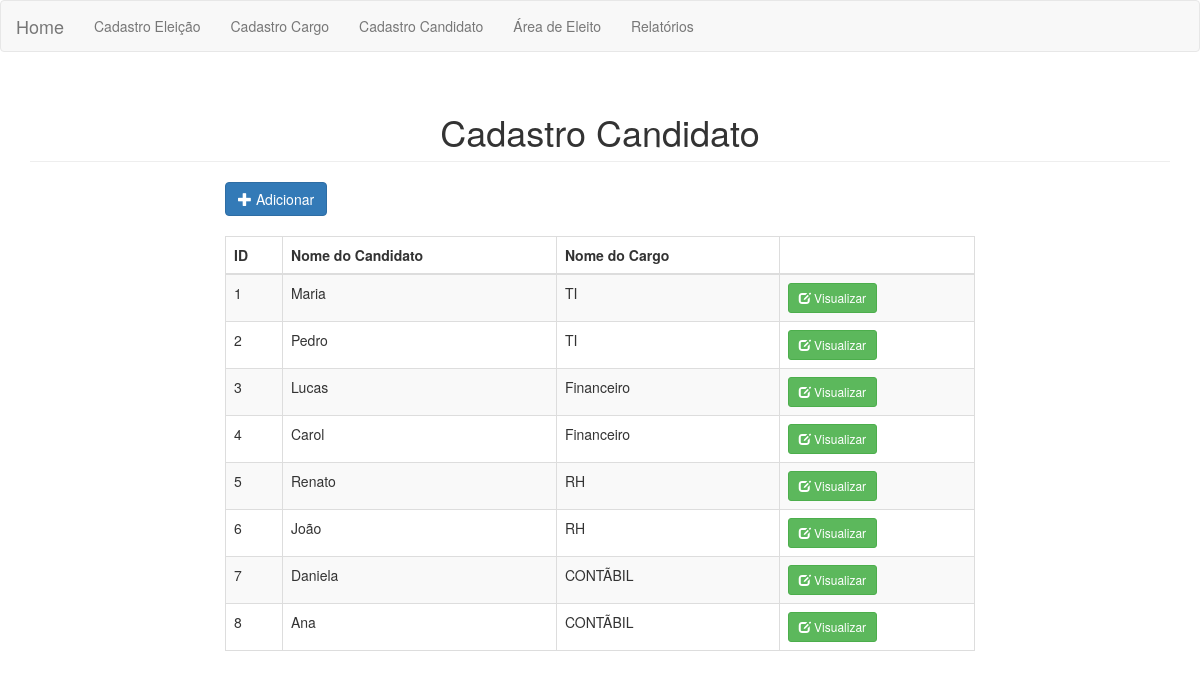
Page /candidato.php on the committed database.
### tables this page shows
CREATE TABLE `candidato` (
  `id` int(11) NOT NULL,
  `nome` varchar(100) NOT NULL,
  `img` varchar(100) NOT NULL,
  `cargos` varchar(100) NOT NULL
);

### candidato.php (the view, shortened to what this page needs)
<!DOCTYPE html>
<html>
    <head>
        <link rel="stylesheet" type="text/css" href="bootstrap/css/bootstrap.min.css">
    </head>
    <body>
        <?php include 'menu.php'; ?>
        <div class="container">
            <h1 class="page-header text-center">Cadastro Candidato</h1>
            <div class="row">
                <div class="col-sm-8 col-sm-offset-2">
                    <a href="#addCandidato" class="btn btn-primary" data-toggle="modal"><span class="glyphicon glyphicon-plus"></span> Adicionar</a>
                    <table class="table table-bordered table-striped" style="margin-top:20px;">
                        <thead>
                        <th>ID</th>
                        <th>Nome do Candidato</th>
                        <th>Nome do Cargo</th>
                        <th></th>
                        </thead>
                        <tbody>
                            <?php
                            $database = new Connection();
                            $db = $database->open();
                            try {
                                $sql = 'SELECT * FROM candidato';
                                foreach ($db->query($sql) as $row) {
                                    ?>
                                    <tr>
                                        <td><?php echo $row['id']; ?></td>
                                        <td><?php echo $row['nome']; ?></td>
                                        <td><?php echo $row['cargos']; ?></td>
                                        <td>
                                            <a href="#viewCandidato_<?php echo $row['id']; ?>" class="btn btn-success btn-sm" data-toggle="modal"><span class="glyphicon glyphicon-edit"></span> Visualizar</a>
                                        </td>
                                    </tr>
                                    <?php
                                }
                            } catch (PDOException $e) {
                                echo "Algo de errado com a conexão: " . $e->getMessage();
                            }
                            ?>
                        </tbody>
                    </table>
                </div>
            </div>
        </div>
    </body>
</html>

### menu.php (shortened to what this page needs)
<nav class="navbar navbar-default bg-primary">
            <div class="container-fluid">
                <div class="navbar-header">
                    <a class="navbar-brand" href="index.php">Home</a>
                </div>
                <div class="collapse navbar-collapse" id="bs-example-navbar-collapse-1">
                    <ul class="nav navbar-nav">
                        <li><a href="eleicao.php">Cadastro Eleição</a></li>
                        <li><a href="cargo.php">Cadastro Cargo</a></li>
                        <li><a href="candidato.php">Cadastro Candidato</a></li>
                        <li><a href="eleitor.php">Área de Eleito</a></li>
                        <li><a href="relatorios.php">Relatórios</a></li>
                    </ul>
                </div>
            </div>
        </nav>

### rows in the picture
candidato: id "1", nome "Maria", cargos "TI"
candidato: id "2", nome "Pedro", cargos "TI"
candidato: id "3", nome "Lucas", cargos "Financeiro"
candidato: id "4", nome "Carol", cargos "Financeiro"
candidato: id "5", nome "Renato", cargos "RH"
candidato: id "6", nome "João", cargos "RH"
candidato: id "7", nome "Daniela", cargos "CONTÃBIL"
candidato: id "8", nome "Ana", cargos "CONTÃBIL"
